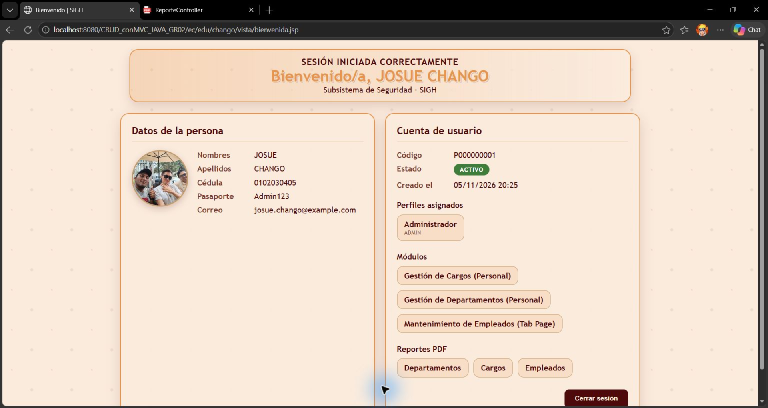
#> input picture JAVA/TABPAGE/01. APLICATIVO/CRUD_conMVC_JAVA_GR02/.documentacion-reportes/capturas/bienvenida-reportes.png, 1536 x 816 px, given in place of plantillas.png, which was not available (shown at 1/2 size)
$ python preparar_capturas.py
#> lines starting #> are read from the running program, lines starting #| are printed output that depends on the picture
from pathlib import Path
from PIL import Image

ROOT = Path(__file__).resolve().parent
src = ROOT / 'capturas'
out = ROOT / 'imagenes'
out.mkdir(exist_ok=True)

def crop(name, box=None, dest=None):
#> called with name = 'plantillas'
    im=Image.open(src/(name+'.png')).convert('RGB')
#> im is the input picture: PIL image 1536x816 RGB; mean R, G, B 220.7, 204.3, 190.1
    if box: im=im.crop(box)
    im.save(out/((dest or name)+'.png'))

crop('plantillas')
crop('controlador',(28,272,1160,642))
#> call 2 of crop, with name = 'controlador', box = (28, 272, 1160, 642)
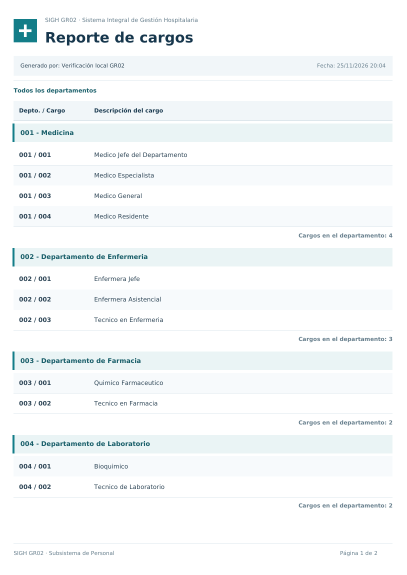
#> input picture JAVA/TABPAGE/01. APLICATIVO/CRUD_conMVC_JAVA_GR02/.documentacion-reportes/capturas/cargos-1.png, 813 x 1150 px, given in place of controlador.png, which was not available (shown at 1/2 size)
#> in crop, im is the input picture: PIL image 813x1150 RGB; mean R, G, B 245.5, 248.5, 249.5
#> in crop (call 2), `if box: im=im.crop(box)`:
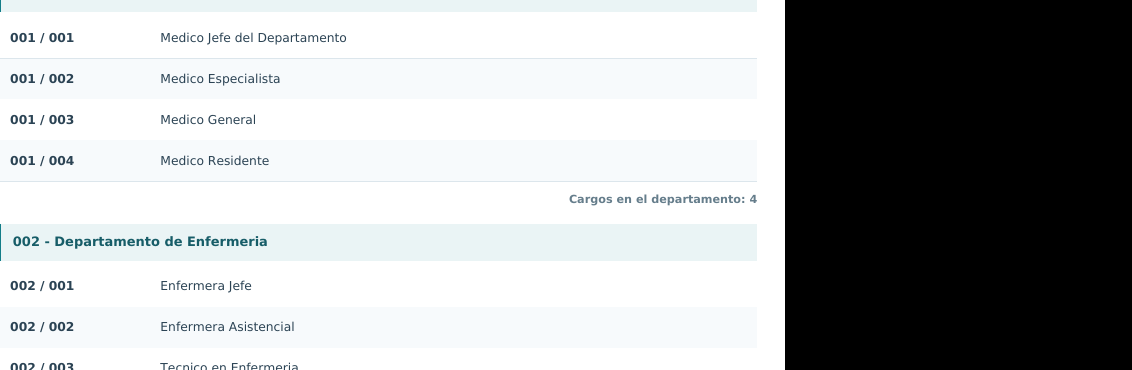
#> im: PIL image 1132x370 RGB; mean R, G, B 170.4, 172.4, 173.1
crop('utilidad-jasper',(28,372,1125,633))
#> call 3 of crop, with name = 'utilidad-jasper', box = (28, 372, 1125, 633)
#> in crop (call 3), `if box: im=im.crop(box)`:
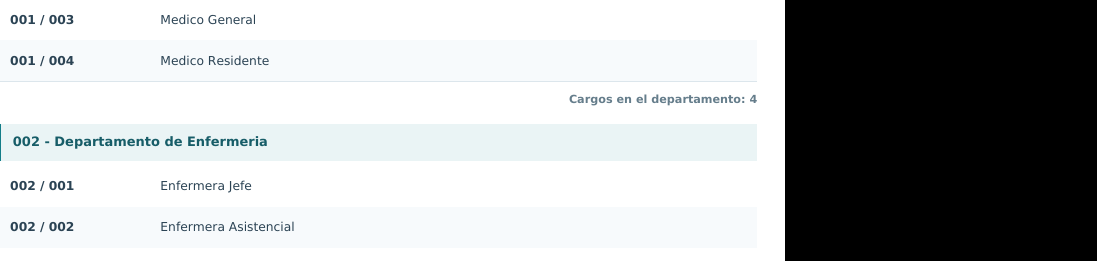
#> im: PIL image 1097x261 RGB; mean R, G, B 176, 178.1, 178.8
crop('studio-diseno',(387,65,1017,605))
#> (the run stopped early here; a loop or call above may not have finished)
